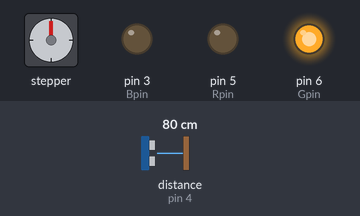
Recording of a sketch running on a simulated Arduino Uno, built with avr-gcc and run on an emulated ATmega328P. Shown: stepper motor, output pins drawn as LEDs (lit = HIGH). Wiring (inferred from the names in the program): ultrasonic range finder: trigger pin 2; echo pin 4. Inputs (shaded band) come from the test bench; at power-on: distance to the obstacle (sensor on pin 4) 80 cm. The echo pulse lasts 58.3 µs per cm; stepper angles assume 100 steps per turn; pins used as bus, display or sensor lines are not drawn.

Above: at 1.2 s.
1.3 s: distance to the obstacle (sensor on pin 4) set to 2 cm
At 1.89 s:
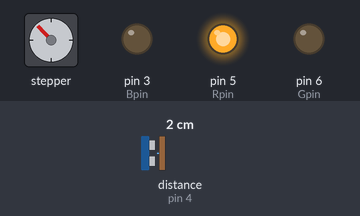
4.3 s: distance to the obstacle (sensor on pin 4) set to 9 cm
7.3 s: distance to the obstacle (sensor on pin 4) set to 18 cm
At 8.04 s:
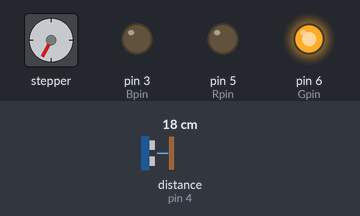
10.3 s: distance to the obstacle (sensor on pin 4) set to 4 cm
At 10.8 s:
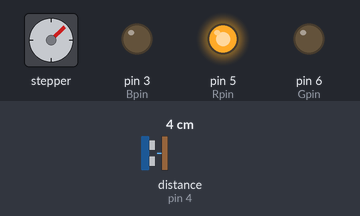
13.3 s: distance to the obstacle (sensor on pin 4) set to 35 cm
At 13.88 s:
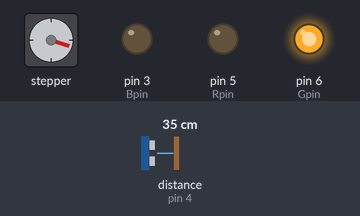
16.3 s: distance to the obstacle (sensor on pin 4) set to 60 cm
Timing chart, 0 to 66.8 s (numbered marks = the images above; inputs shaded):
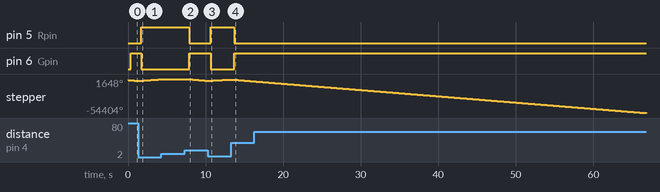

The sketch:

sketch_udaljenost1.ino
```cpp
#include <Stepper.h>


#define trigPin 2
#define echoPin 4
//#define LEDpin 5
//#define LEDpin2 6
#define Rpin 5
#define Gpin 6
#define Bpin 3
#define STEPS 100
//#define irPin 4

//IRrecv irrecv(irPin);
//decode_results rezultat;

Stepper stepper (STEPS,10,11,12,13);

long trajanje, udaljenost;
long brzina_zvuka = 29;
boolean upaljen = false;
int trenutno_vrijeme = 0, razlika, jacinaLED;

void setup ()
{
  Serial.begin(9600);
  //irrecv.enableIRIn();
  pinMode (trigPin, OUTPUT);
  pinMode (echoPin, INPUT);
  //pinMode (LEDpin, OUTPUT);
  //digitalWrite (LEDpin, LOW);
  //pinMode (LEDpin2, OUTPUT);
  pinMode (Rpin, OUTPUT);
  pinMode (Gpin, OUTPUT);
  pinMode (Bpin, OUTPUT);

  stepper.setSpeed(180);

}

void loop()
{
  /*if (IRrecived) {
    Serial.print("irCode: ");
    Serial.print(getIRresult());
    Serial.print(",  bits: ");
    Serial.println(rezultat.bits);
    irrecv.resume();
  }
  delay(600);*/

  digitalWrite(trigPin, LOW);
  delayMicroseconds(2);

  digitalWrite(trigPin, HIGH);
  delayMicroseconds(10);

  digitalWrite(trigPin, LOW);
  trajanje = pulseIn(echoPin, HIGH);

  udaljenost = trajanje / brzina_zvuka / 2;

  /*if (udaljenost <= 10)
    Serial.println (udaljenost);*/

  razlika = millis() - trenutno_vrijeme;

  if (upaljen == false && udaljenost < 9 && razlika >= 2000)
  {
    upaljen = true;
    //digitalWrite (LEDpin, HIGH);
    trenutno_vrijeme = millis();
    //delay (2000);
  }
  else if (upaljen == true && udaljenost < 9 && razlika >= 2000)
  {
    upaljen = false;
    //digitalWrite (LEDpin, LOW);
    trenutno_vrijeme = millis();
    //delay (2000);
  }
  //else delay(2000);
  jacinaLED = 255 - (udaljenost*30);
  if (jacinaLED < 0) jacinaLED = 0;

  //analogWrite (LEDpin2, jacinaLED);
  delay(8);

  if (udaljenost < 9)
  {
    int nova_brzina = 180 - udaljenost * 20;
    stepper.setSpeed(nova_brzina);
    int novi_koraci = nova_brzina / 1.8;
    if (novi_koraci < 0) novi_koraci *= -1;
    stepper.step(novi_koraci);
    //int nova_boja = udaljenost * 30;
    boja (255,0,0);
  }
  else
  {
    stepper.setSpeed(180);
    stepper.step(-100);
    boja (0,255,0);
  }
}

void boja (int R, int G, int B)
{
  analogWrite (Rpin, R);
  analogWrite (Gpin, G);
  analogWrite (Bpin, B);
}
```

Measured:
- after the input at 1.3 s, pin 5 (Rpin): LOW → HIGH after 0.44 s; pin 6 (Gpin): HIGH → LOW after 0.44 s
- after the input at 7.3 s, pin 5 (Rpin): HIGH → LOW after 0.59 s; pin 6 (Gpin): LOW → HIGH after 0.59 s
- after the input at 10.3 s, pin 5 (Rpin): LOW → HIGH after 0.35 s; pin 6 (Gpin): HIGH → LOW after 0.35 s
- after the input at 13.3 s, pin 5 (Rpin): HIGH → LOW after 0.43 s; pin 6 (Gpin): LOW → HIGH after 0.43 s
